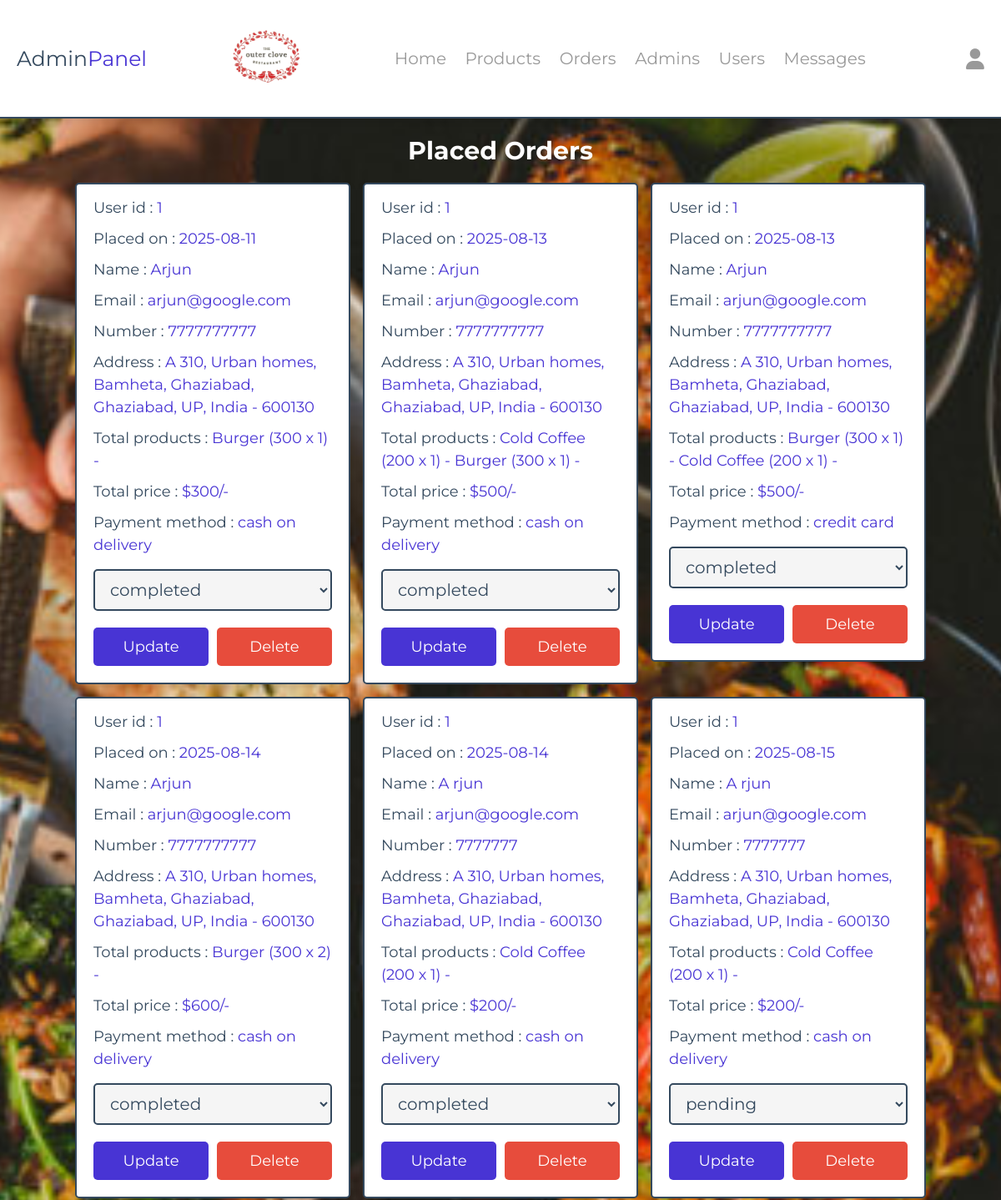
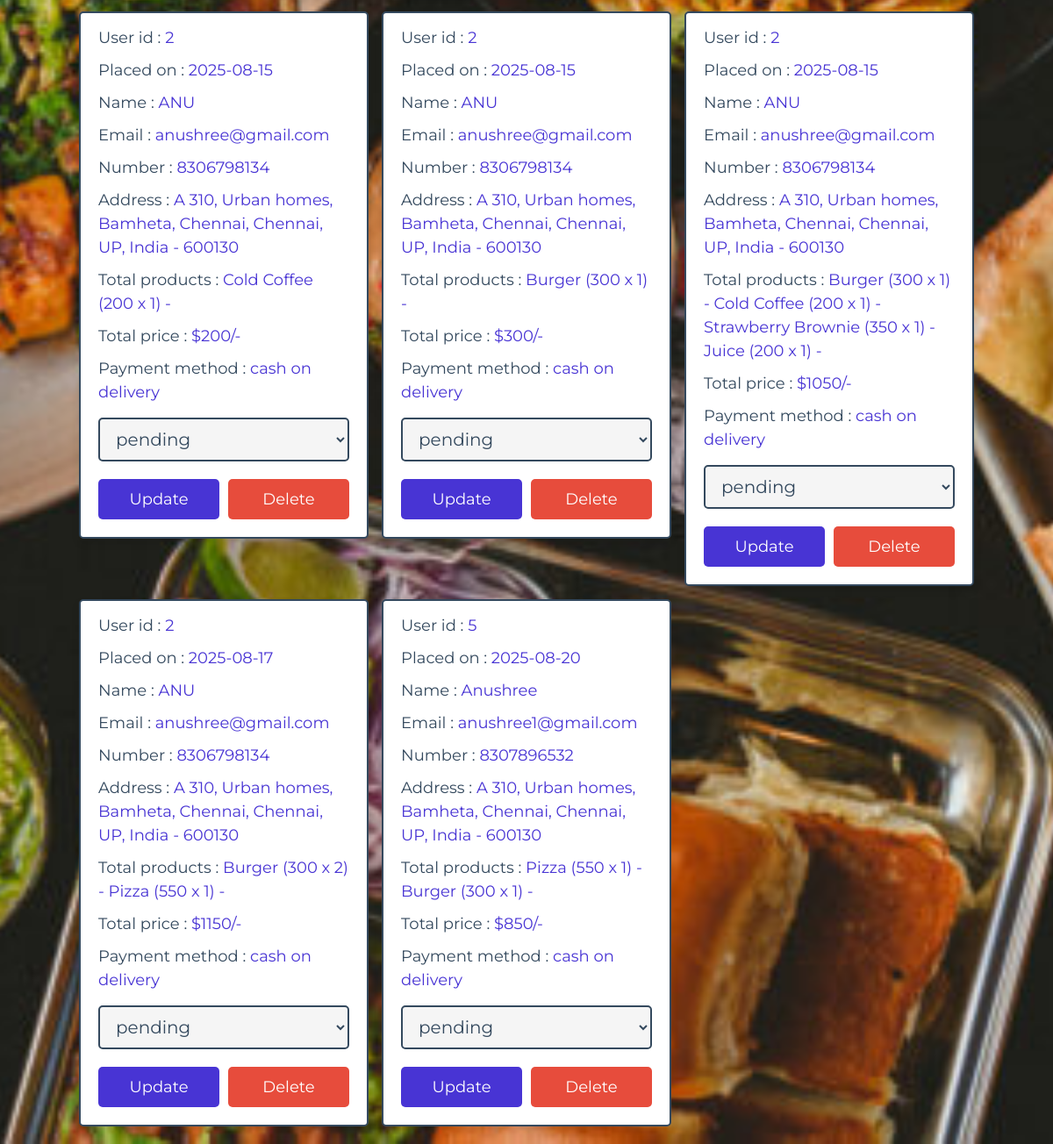
The page /admin/placed_orders.php (signed in) on the database its author committed (2 pictures, top to bottom).
### tables this page shows
CREATE TABLE `orders` (
  `id` int(100) NOT NULL,
  `user_id` int(100) NOT NULL,
  `name` varchar(20) NOT NULL,
  `number` varchar(10) NOT NULL,
  `email` varchar(50) NOT NULL,
  `method` varchar(50) NOT NULL,
  `address` varchar(500) NOT NULL,
  `total_products` varchar(1000) NOT NULL,
  `total_price` int(100) NOT NULL,
  `placed_on` date NOT NULL DEFAULT current_timestamp(),
  `payment_status` varchar(20) NOT NULL DEFAULT 'pending'
);

### admin/placed_orders.php (the view, shortened to what this page needs)
<?php
include '../components/connect.php';
?>
<!DOCTYPE html>
<html lang="en">
<head>
   <link rel="stylesheet" href="https://cdnjs.cloudflare.com/ajax/libs/font-awesome/6.1.1/css/all.min.css">
   <link rel="stylesheet" href="../css/admin_style.css">
</head>
<body style="background-image: url('images/food-1024x683.jpg'); background-size: cover; background-position: center; background-repeat: no-repeat;">
<?php include '../components/admin_header.php' ?>
<section class="placed-orders">
   <h1 class="heading"><span>Placed Orders</span> </h1>
   <div class="box-container">
   <?php
      $select_orders = $conn->prepare("SELECT * FROM `orders`");
      $select_orders->execute();
      if($select_orders->rowCount() > 0){
         while($fetch_orders = $select_orders->fetch(PDO::FETCH_ASSOC)){
   ?>
   <div class="box">
      <p> User id : <span><?= $fetch_orders['user_id']; ?></span> </p>
      <p> Placed on : <span><?= $fetch_orders['placed_on']; ?></span> </p>
      <p> Name : <span><?= $fetch_orders['name']; ?></span> </p>
      <p> Email : <span><?= $fetch_orders['email']; ?></span> </p>
      <p> Number : <span><?= $fetch_orders['number']; ?></span> </p>
      <p> Address : <span><?= $fetch_orders['address']; ?></span> </p>
      <p> Total products : <span><?= $fetch_orders['total_products']; ?></span> </p>
      <p> Total price : <span>$<?= $fetch_orders['total_price']; ?>/-</span> </p>
      <p> Payment method : <span><?= $fetch_orders['method']; ?></span> </p>
      <form action="" method="POST">
         <select name="payment_status" class="drop-down">
            <option value="" selected disabled><?= $fetch_orders['payment_status']; ?></option>
         </select>
         <div class="flex-btn">
            <input type="submit" value="update" class="btn" name="update_payment">
            <a href="placed_orders.php?delete=<?= $fetch_orders['id']; ?>" class="delete-btn" onclick="return confirm('delete this order?');">Delete</a>
         </div>
      </form>
   </div>
   <?php
      }
   }else{
      echo '<p class="empty">No orders placed yet!</p>';
   }
   ?>
   </div>
</section>
</body>
</html>

### css/admin_style.css (style rules this page uses)
:root { --main-color: #4834d4; --red: #e74c3c; --orange: #f39c12; --black: #34495e; --white: #fff; --light-bg: #f5f5f5; --light-color: #999; --border: .2rem solid var(--black); --box-shadow: 0 .5rem 1rem rgba(0, 0, 0, .1); }
* { font-family: 'Montserrat', sans-serif; margin: 0; padding: 0; box-sizing: border-box; text-decoration: none; outline: none; border: none; }
html { font-size: 62.5%; overflow-x: hidden; }
body { background-color: var(--light-bg); }
section { max-width: 1200px; margin: 0 auto; padding: 2rem; }
.btn, .delete-btn, .option-btn { display: block; margin-top: 1rem; border-radius: .5rem; cursor: pointer; width: 100%; font-size: 1.8rem; color: var(--white); padding: 1.2rem 3rem; text-transform: capitalize; text-align: center; }
.btn { background-color: var(--main-color); }
.delete-btn { background-color: var(--red); }
.flex-btn { display: flex; gap: 1rem; }
.heading { text-align: center; margin-bottom: 2rem; text-transform: capitalize; color: #ffffff; font-size: 3rem; }
.placed-orders .box-container { display: grid; grid-template-columns: repeat(auto-fit, 33rem); gap: 1.5rem; justify-content: center; align-items: flex-start; }
.placed-orders .box-container .box { background-color: var(--white); border-radius: .5rem; box-shadow: var(--box-shadow); border: var(--border); padding: 2rem; padding-top: 1rem; }
.placed-orders .box-container .box p { padding: .5rem 0; line-height: 1.5; font-size: 1.8rem; color: var(--black); }
.placed-orders .box-container .box p span { color: var(--main-color); }
.placed-orders .box-container .box .drop-down { width: 100%; margin: 1rem 0; background-color: var(--light-bg); padding: 1rem 1.4rem; font-size: 2rem; color: var(--black); border: var(--border); border-radius: .5rem; }

### rows shown on the page
orders: user "1", placed_on "2025-08-11", name "Arjun", email "arjun@google.com", number "7777777777", address "A 310, Urban homes, Bamheta, Ghaziabad, Ghaziabad, UP, India - 600130", total_products "Burger (300 x 1) -", total_price "300", method "cash on delivery", payment_status "completed"
orders: user "1", placed_on "2025-08-13", name "Arjun", email "arjun@google.com", number "7777777777", address "A 310, Urban homes, Bamheta, Ghaziabad, Ghaziabad, UP, India - 600130", total_products "Cold Coffee (200 x 1) - Burger (300 x 1) -", total_price "500", method "cash on delivery", payment_status "completed"
orders: user "1", placed_on "2025-08-13", name "Arjun", email "arjun@google.com", number "7777777777", address "A 310, Urban homes, Bamheta, Ghaziabad, Ghaziabad, UP, India - 600130", total_products "Burger (300 x 1) - Cold Coffee (200 x 1) -", total_price "500", method "credit card", payment_status "completed"
orders: user "1", placed_on "2025-08-14", name "Arjun", email "arjun@google.com", number "7777777777", address "A 310, Urban homes, Bamheta, Ghaziabad, Ghaziabad, UP, India - 600130", total_products "Burger (300 x 2) -", total_price "600", method "cash on delivery", payment_status "completed"
orders: user "1", placed_on "2025-08-14", name "A rjun", email "arjun@google.com", number "7777777", address "A 310, Urban homes, Bamheta, Ghaziabad, Ghaziabad, UP, India - 600130", total_products "Cold Coffee (200 x 1) -", total_price "200", method "cash on delivery", payment_status "completed"
orders: user "1", placed_on "2025-08-15", name "A rjun", email "arjun@google.com", number "7777777", address "A 310, Urban homes, Bamheta, Ghaziabad, Ghaziabad, UP, India - 600130", total_products "Cold Coffee (200 x 1) -", total_price "200", method "cash on delivery", payment_status "pending"
orders: user "2", placed_on "2025-08-15", name "ANU", email "anushree@gmail.com", number "8306798134", address "A 310, Urban homes, Bamheta, Chennai, Chennai, UP, India - 600130", total_products "Cold Coffee (200 x 1) -", total_price "200", method "cash on delivery", payment_status "pending"
orders: user "2", placed_on "2025-08-15", name "ANU", email "anushree@gmail.com", number "8306798134", address "A 310, Urban homes, Bamheta, Chennai, Chennai, UP, India - 600130", total_products "Burger (300 x 1) -", total_price "300", method "cash on delivery", payment_status "pending"
orders: user "2", placed_on "2025-08-15", name "ANU", email "anushree@gmail.com", number "8306798134", address "A 310, Urban homes, Bamheta, Chennai, Chennai, UP, India - 600130", total_products "Burger (300 x 1) - Cold Coffee (200 x 1) - Strawberry Brownie (350 x 1) - Juice (200 x 1) -", total_price "1050", method "cash on delivery", payment_status "pending"
orders: user "2", placed_on "2025-08-17", name "ANU", email "anushree@gmail.com", number "8306798134", address "A 310, Urban homes, Bamheta, Chennai, Chennai, UP, India - 600130", total_products "Burger (300 x 2) - Pizza (550 x 1) -", total_price "1150", method "cash on delivery", payment_status "pending"
orders: user "5", placed_on "2025-08-20", name "Anushree", email "anushree1@gmail.com", number "8307896532", address "A 310, Urban homes, Bamheta, Chennai, Chennai, UP, India - 600130", total_products "Pizza (550 x 1) - Burger (300 x 1) -", total_price "850", method "cash on delivery", payment_status "pending"
